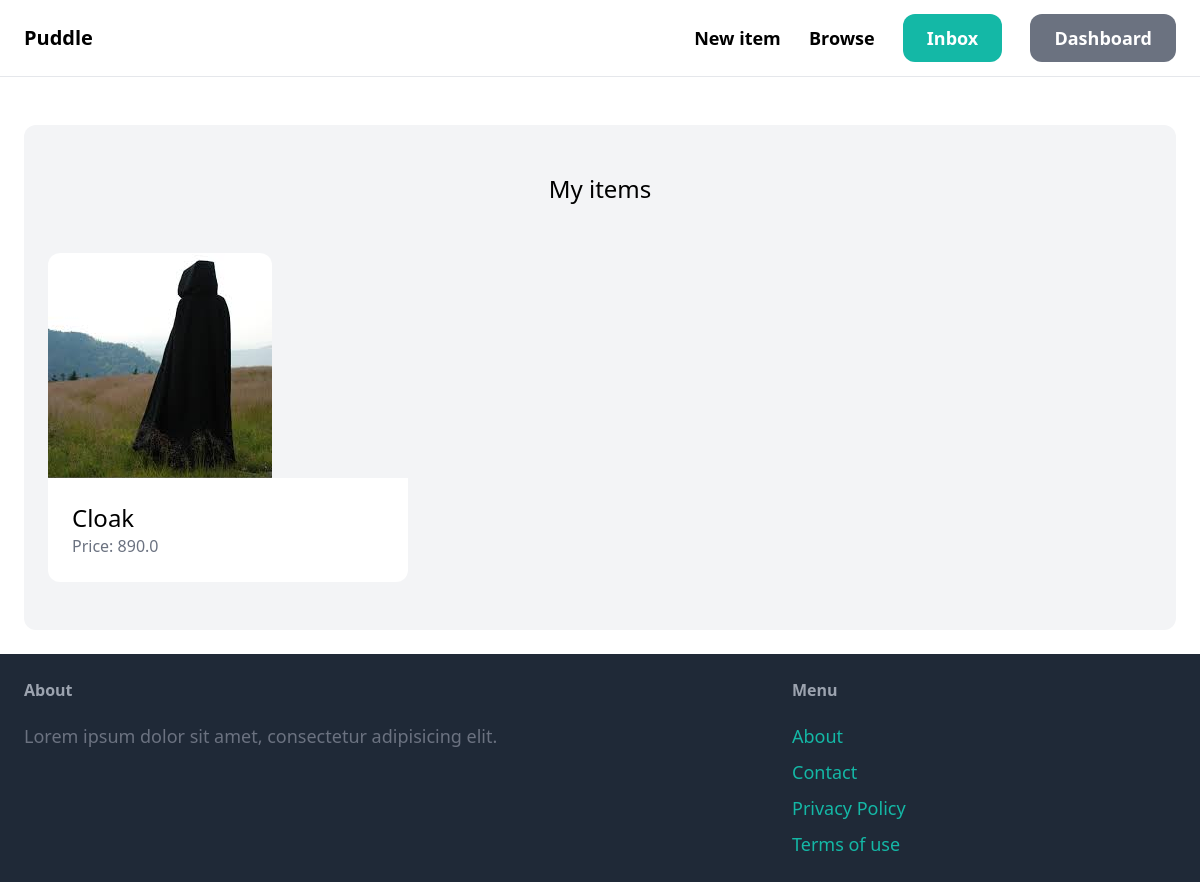
The app's page /dashboard/ (signed in) with its own data.
### item/models.py (models this page shows, shortened)
class Item(models.Model):
    category = models.ForeignKey(Category, related_name='items', on_delete=models.CASCADE)
    name = models.CharField(max_length=255)
    description  = models.TextField(blank=True, null=True)
    price = models.FloatField()
    image = models.ImageField(upload_to='item_images', null=True, blank=True)
    is_sold = models.BooleanField(default=False)
    created_by = models.ForeignKey(User, related_name='items', on_delete=models.CASCADE)
    created_at = models.DateTimeField(auto_now_add=True)

### dashboard/views.py (the view)
# urls.py: path('', views.index, name='index'),
@login_required
def index(request):
    items = Item.objects.filter(created_by=request.user)
    return render(request, 'dashboard/index.html', {
        'items': items,
    })

### dashboard/templates/dashboard/index.html (shortened to what this page needs)
{% extends "core/base.html" %}
{% block content %}
    <div class="mt-6 px-6 py-12 bg-gray-100 rounded-xl">
        <h2 class="mb-12 text-2xl text-center">My items</h2>
        <div class="grid grid-cols-3 gap-3">
            {% for item in items %}
                <div>
                    <a href="{% url 'item:detail' item.id %}">
                        <div>
                            <img src="{{ item.image.url }}" class="rounded-t-xl">
                        </div>
                        <div class="p-6 bg-white rounded-b-xl">
                            <h2 class="text-2xl">{{ item.name }}</h2>
                            <p class="text-gray-500">Price: {{ item.price }}</p>
                        </div>
                    </a>
                </div>
            {% endfor %}
        </div>
    </div>
{% endblock %}

### records on screen
Item: image (picture), name "Cloak", price "890.0"
